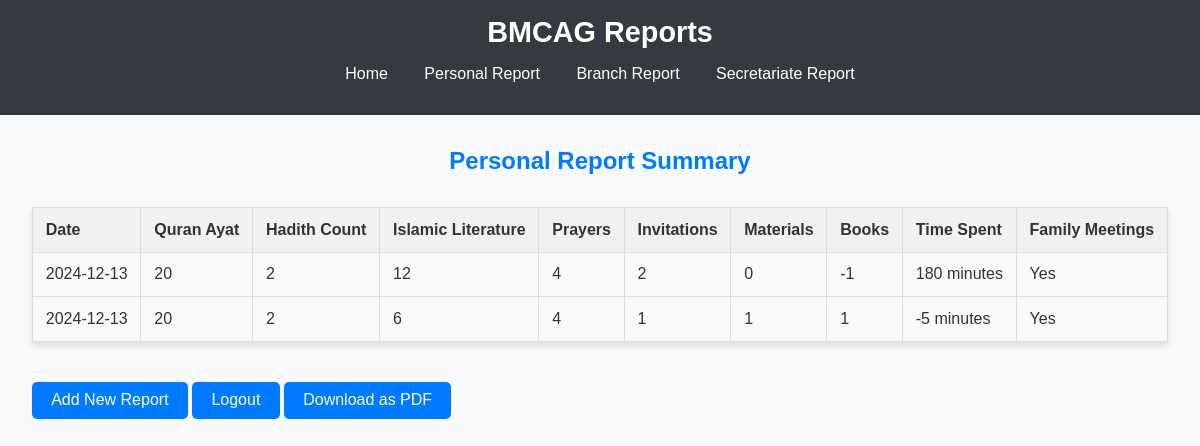
The page /personal/summary (signed in) on the database as committed earlier.
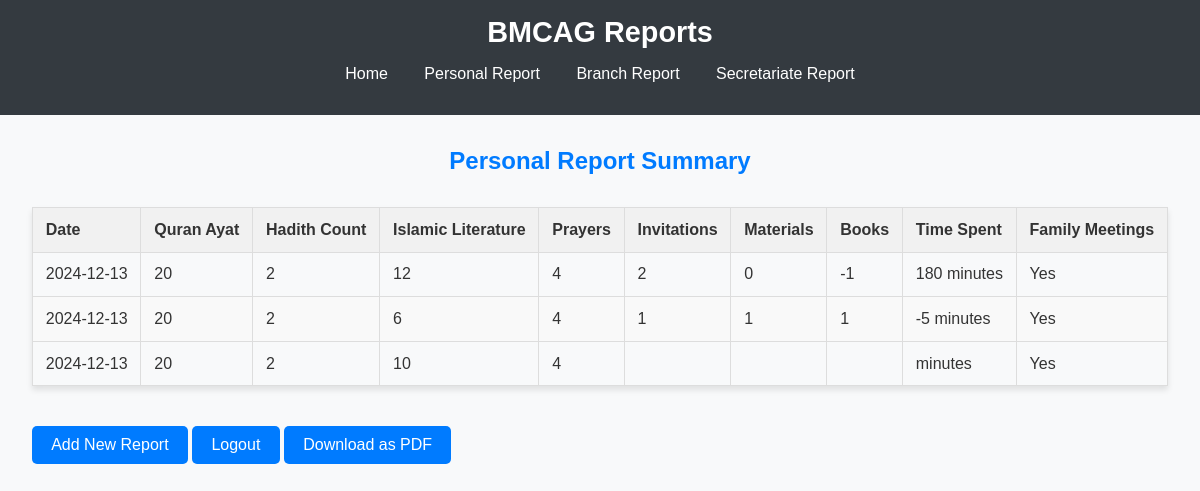
The same page on the database as committed later.
### app.py (models this page shows)
class Report(db.Model):
    id = db.Column(db.Integer, primary_key=True)
    user_id = db.Column(db.Integer, db.ForeignKey('user.id'), nullable=False)
    quran_ayat = db.Column(db.Integer, nullable=False)
    hadith_count = db.Column(db.Integer, nullable=False)
    islamic_literature = db.Column(db.String(255))
    prayers = db.Column(db.Integer, nullable=False)
    invitations = db.Column(db.Integer, nullable=False)
    invitation_materials = db.Column(db.Integer, nullable=False)
    books_distributed = db.Column(db.Integer, nullable=False)
    org_time_spent = db.Column(db.Integer, nullable=False)
    family_meetings = db.Column(db.Boolean, default=False)
    date_posted = db.Column(db.DateTime, default=db.func.current_timestamp())

### app.py (the view)
@app.route('/personal/summary', methods=['GET'])
def P_summary():
    if 'user_id' not in session or session.get('role') != 'personal':
        return redirect(url_for('P_login'))
    user_id = session['user_id']
    reports = Report.query.filter_by(user_id=user_id).all()
    return render_template('personal/summary.html', reports=reports)

### templates/personal/summary.html (shortened to what this page needs)
{% extends "base.html" %}
{% block content %}
<h2>Personal Report Summary</h2>
{% if reports %}
<table>
    <thead>
        <tr>
            <th>Date</th>
            <th>Quran Ayat</th>
            <th>Hadith Count</th>
            <th>Islamic Literature</th>
            <th>Prayers</th>
            <th>Invitations</th>
            <th>Materials</th>
            <th>Books</th>
            <th>Time Spent</th>
            <th>Family Meetings</th>
        </tr>
    </thead>
    <tbody>
        {% for report in reports %}
        <tr>
            <td>{{ report.date_posted.strftime('%Y-%m-%d') }}</td>
            <td>{{ report.quran_ayat }}</td>
            <td>{{ report.hadith_count }}</td>
            <td>{{ report.islamic_literature or 'N/A' }}</td>
            <td>{{ report.prayers }}</td>
            <td>{{ report.invitations }}</td>
            <td>{{ report.invitation_materials }}</td>
            <td>{{ report.books_distributed }}</td>
            <td>{{ report.org_time_spent }} minutes</td>
            <td>{{ 'Yes' if report.family_meetings else 'No' }}</td>
        </tr>
        {% endfor %}
    </tbody>
</table>
{% else %}
<p>No reports available. <a href="{{ url_for('P_form') }}">Add a report</a>.</p>
{% endif %}
<a href="{{ url_for('P_form') }}" class="button">Add New Report</a>
<a href="{{ url_for('logout') }}" class="button">Logout</a>
<a href="{{ url_for('P_summary_pdf') }}" class="button">Download as PDF</a>
{% endblock %}

### templates/base.html (shortened to what this page needs)
<!DOCTYPE html>
<html lang="en">
<head>
    <link rel="stylesheet" href="{{ url_for('static', filename='styles.css') }}">
</head>
<body>
    <header>
        <h1>BMCAG Reports</h1>
        <nav>
            <a href="{{ url_for('home') }}">Home</a>
            <a href="{{ url_for('P_register') }}">Personal Report</a>
            <a href="{{ url_for('B_register') }}">Branch Report</a>
            <a href="{{ url_for('S_register') }}">Secretariate Report</a>
        </nav>
    </header>
    <main>
        {% block content %}{% endblock %}
    </main>
</body>
</html>

### static/styles.css (style rules this page uses)
body { font-family: Arial, sans-serif; margin: 0; padding: 0; background-color: #f8f9fa; color: #333; }
header { background-color: #343a40; color: white; padding: 1rem; text-align: center; }
header h1 { margin: 0; font-size: 1.8rem; }
nav { margin: 1rem 0; text-align: center; }
nav a { color: white; text-decoration: none; margin: 0 1rem; font-size: 1rem; transition: color 0.3s ease; }
main { padding: 2rem; }
h2 { margin-top: 0; color: #007bff; text-align: center; }
.button { display: inline-block; margin: 0.5rem 0; padding: 0.6rem 1.2rem; text-decoration: none; background-color: #007bff; color: white; border-radius: 5px; border: none; text-align: center; font-size: 1rem; transition: background-color 0.3s ease; }
table { width: 100%; border-collapse: collapse; margin: 2rem 0; font-size: 1rem; box-shadow: 0 4px 6px rgba(0, 0, 0, 0.1); }
table th, table td { border: 1px solid #ddd; padding: 0.8rem; text-align: left; }
table th { background-color: #f1f1f1; color: #333; font-weight: bold; }
table tbody tr:nth-child(even) { background-color: #f9f9f9; }

Rows that differ between the two databases and show on the page:
added Report: date_posted "2024-12-13", quran_ayat "20", hadith_count "2", islamic_literature "10", prayers "4", family_meetings "Yes"
